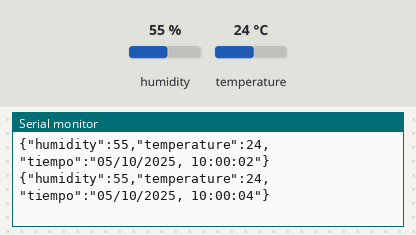
Simulated run of this sketch. Board: Arduino Uno, built with avr-gcc and run on an emulated ATmega328P. Parts: the last lines printed to the serial monitor. Inputs (shaded band) come from the test bench; at power-on: humidity 55 %, temperature 24 °C.

Above: at 4.8 s.
4.9 s: humidity set to 22 %
At 6.4 s:
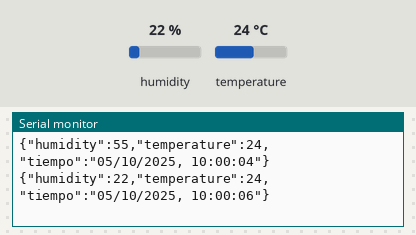
7.9 s: temperature set to 12 °C
At 8.6 s:
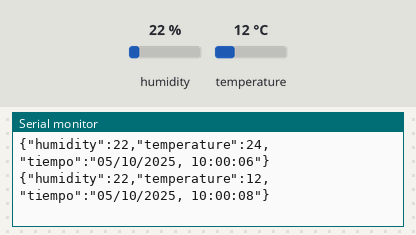
10.9 s: humidity set to 40 %
At 13.0 s:
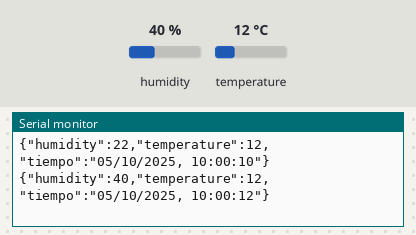
Timing chart, 0 to 14.5 s (numbered marks = the images above; inputs shaded):
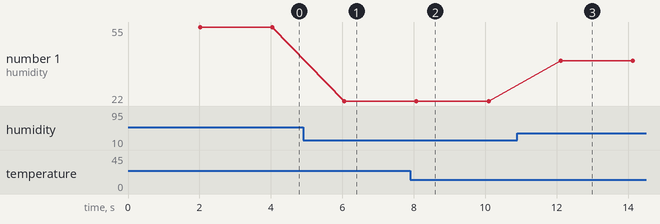

The sketch:

dht22.ino
```cpp
#include <ArduinoJson.h>   // Librería para manejar y generar JSON en Arduino
#include "DHT.h"           // Librería para manejar el sensor DHT (humedad y temperatura)
#include <TimeLib.h>       // Librería para manejar fecha y hora en Arduino

#define DHTPIN 4           // Pin digital donde está conectado el sensor DHT
#define DHTTYPE DHT22      // Tipo de sensor (DHT11, DHT22, etc.)

DHT dht(DHTPIN, DHTTYPE);  // Creación del objeto DHT con el pin y tipo definidos

void setup() {
  Serial.begin(9600);      // Inicializa la comunicación serie a 9600 baudios
  setTime(10, 0, 0, 5, 10, 2025); // Fija la hora inicial: hh, mm, ss, día, mes, año
  dht.begin();             // Inicializa el sensor DHT
}

void loop() {
  delay(2000);             // Espera 2 segundos entre lecturas del sensor

  String fechaHora = obtenerFechaHora();  // Obtiene la fecha y hora actual como string
  float h = dht.readHumidity();           // Lee la humedad del DHT
  float t = dht.readTemperature();        // Lee la temperatura en °C del DHT

  // Validación: si la lectura falla, imprime un mensaje de error en formato JSON
  if (isnan(h) || isnan(t)) {
    Serial.println(F("{\"error\":\"Failed to read from DHT sensor\"}"));
    return; // Sale de la función loop para volver a intentarlo en el siguiente ciclo
  }

  // Creamos un objeto JSON con ArduinoJson
  StaticJsonDocument<200> doc; // Reservamos 200 bytes para el objeto JSON
  doc["humidity"] = h;         // Insertamos el valor de humedad
  doc["temperature"] = t;      // Insertamos el valor de temperatura
  doc["tiempo"] = fechaHora;   // Insertamos la fecha y hora como string

  // Serializamos (convertimos a texto) el objeto JSON para enviarlo por Serial
  String output;
  serializeJson(doc, output);
  Serial.println(output);      // Imprime el JSON generado
}

// Función que retorna la fecha y hora en formato "dd/mm/aaaa, hh:mm:ss"
String obtenerFechaHora() {
  String fechaHora = "";

  // Día
  if (day() < 10) fechaHora += "0";     // Añade un 0 delante si es menor a 10
  fechaHora += String(day()) + "/";

  // Mes
  if (month() < 10) fechaHora += "0";   // Añade un 0 delante si es menor a 10
  fechaHora += String(month()) + "/";

  // Año
  fechaHora += String(year()) + ", ";

  // Hora
  if (hour() < 10) fechaHora += "0";    // Añade un 0 delante si es menor a 10
  fechaHora += String(hour()) + ":";

  // Minuto
  if (minute() < 10) fechaHora += "0";  // Añade un 0 delante si es menor a 10
  fechaHora += String(minute()) + ":";

  // Segundo
  if (second() < 10) fechaHora += "0";  // Añade un 0 delante si es menor a 10
  fechaHora += String(second());

  return fechaHora;  // Devuelve la cadena con fecha y hora formateada
}
```

Measured:
- after the input at 4.9 s, the serial monitor: prints a new line after 1.2 s (image 1)
- after the input at 7.9 s, the serial monitor: prints a new line after 0.17 s (image 2)
- after the input at 10.9 s, the serial monitor: prints a new line after 1.2 s (image 3)
- plotted number 1: 55 → 22 after the input at 4.9 s, 22 → 40 after the input at 10.9 s
